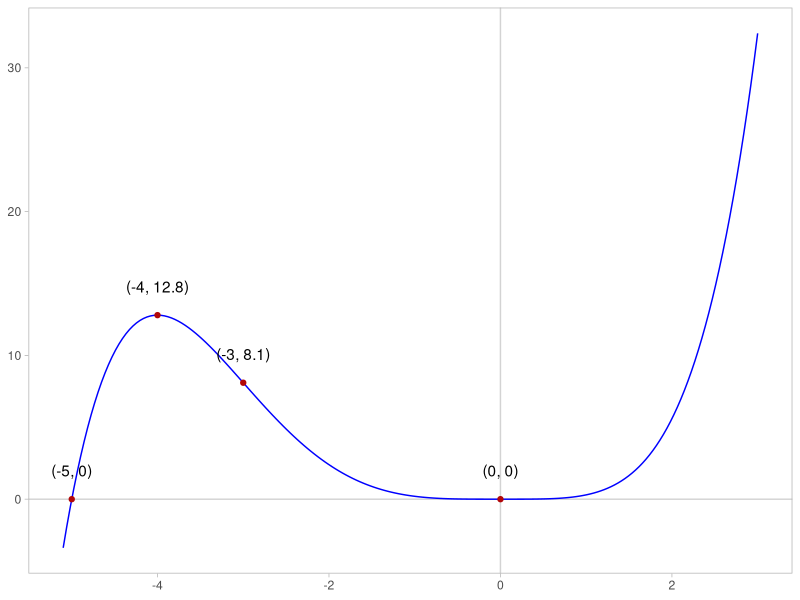

Write R code to recreate this figure.
## ---- chunk 1
knitr::opts_chunk$set(echo = TRUE)
## ---- chunk 2
library(tibble)
library(dplyr)
library(tidyr)
library(ggplot2)
library(patchwork)
## ---- chunk 3
draft_plot_fun <- function(x) ((x^5)/20) + ((x^4)/4)

(draft_plot_data <- 
  tibble(
    x = seq(from = -5.1, to = 3, length.out = 200),
    f_x = draft_plot_fun(x)
  ))
## ---- chunk 4
(
  final_draft_original <- draft_plot_data %>%
    ggplot(aes(x = x, y = f_x)) + 
    geom_vline(xintercept = 0, color = "lightgrey") + 
    geom_hline(yintercept = 0, color = "lightgrey") + 
    geom_line(color = "blue") + 
    geom_point(data = tibble(x = c(-5, -4, -3, 0), y = draft_plot_fun(x)),
               aes(x = x, y = y), color = "#b20709") + 
    geom_text(data = tibble(x = c(-5, -4, -3, 0), y = draft_plot_fun(x)),
              aes(x = x, y = y, label = paste0("(", x, ", ", y, ")")),
              nudge_y = 2) + 
    theme_light() + 
    theme(panel.grid = element_blank()) + 
    labs(x = NULL, y = NULL)
)
